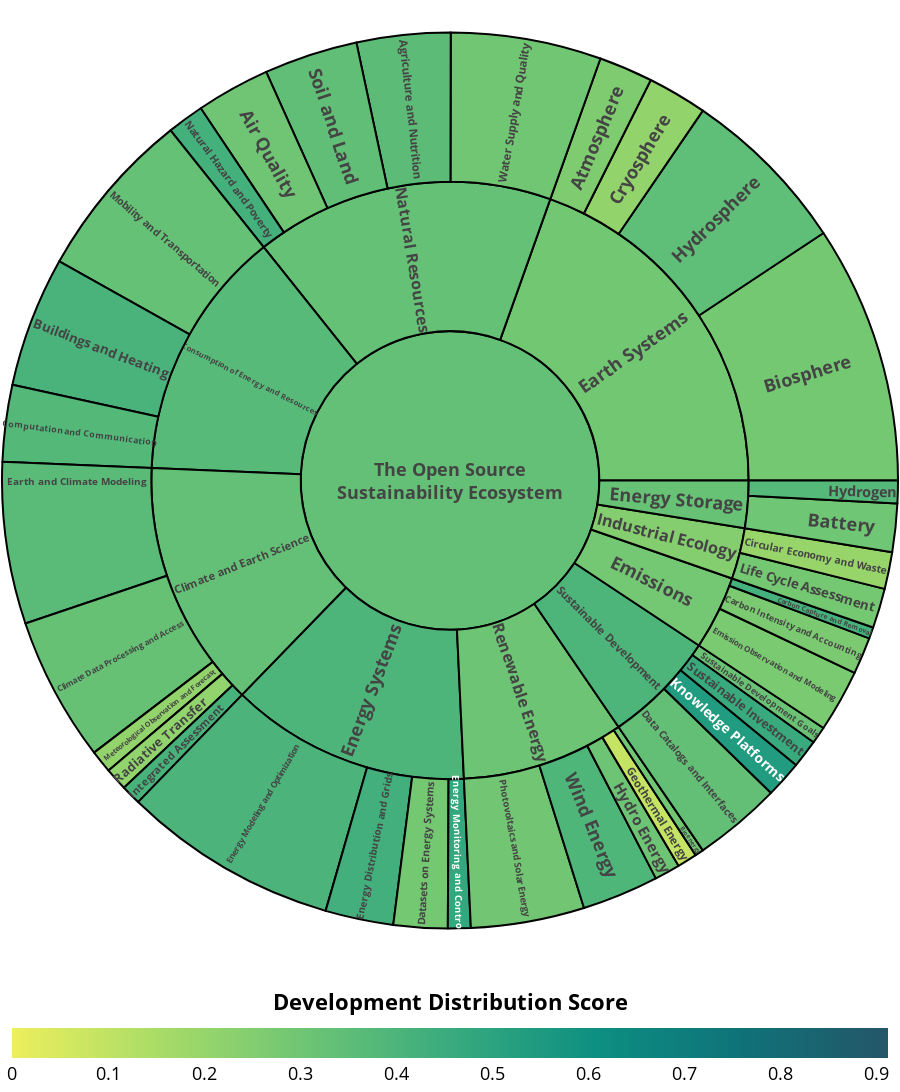

Notebook source saved alongside this figure:
### Markdown cell above
## The Open Source Sustainability Ecosystem

Projects are grouped into fields based on their primary topic of focus. While the boundaries often overlap, these fields help to paint a broad landscape and can provide insight into the ecosystem health and complexity of fields relative to each other. The following sunburst diagram shows the relationship between fields, topics, and projects. The colour represents the {ref}`dds_chapter`.

### Code cell
import numpy as np
import pandas as pd
import plotly.io as pio
import plotly.graph_objects as go
import plotly.express as px
from opensustainTemplate import *

df_active = pd.read_csv("../csv/project_analysis.csv")

color_continuous_scale = px.colors.make_colorscale(["#30b1ce","#ea7070"])
#color_continuous_scale = [[0, "#3b52ff"], [0.5, "#F6157"], [1, "#169485"]]

fig = px.sunburst(
    df_active.assign(
        hole='<b> The Open Source <br> Sustainability Ecosystem </b>'
    ),
    path=["hole", "field_bolt", "topic_bolt", "project_name"],
    maxdepth=3,
    color="development_distribution_score",
    custom_data=["oneliner", "topic", "git_url"],
    color_continuous_scale=px.colors.sequential.Aggrnyl_r,
    #color_continuous_scale=color_continuous_scale,
    #color_continuous_scale=color_continuous_scale, # Diverging colors
    #color_continuous_midpoint=df_active['development_distribution_score'].median(), # Diverging colors
)

fig.update_layout(
    # title="Ecosystem overview",
    coloraxis_colorbar=dict(title='<b> Development Distribution Score </b>',
    orientation='h',
    y=-0.15,
    x=0.5
    ),
    height=1200,
    # width=1000,
    title_x=0.5,
    font_size=18,
    dragmode=False,
    margin=dict(l=2, r=2, b=0, t=10),
    title_font_family="Open Sans",
    font_family="Open Sans",
    font_color="black"
)
fig.update_coloraxes(colorbar_title_side='top')
# animated transitions are currently not implemented when uniformtext is used
fig.update_traces(
    insidetextorientation="radial",
    # texttemplate = '%{label}<br>%{percentRoot:.0%}',
    marker=dict(line=dict(color="#000000", width=2)),
    hovertemplate="<br>".join(
        [   "<b>%{label}</b>",
            "%{customdata[1]}",
            "%{customdata[0]}",
            "%{customdata[2]}",
        ]
    ),
)

config = {'responsive': True, 
            'toImageButtonOptions':{
                # 'width': 2000,
                # 'height': 2000,
                'format': 'svg',
                'filename': 'The_Open_Source_Sustainability_Ecosystem'}}

fig.show(config=config)

### Figure 1 — Plotly figure (JSON) as saved in the notebook; plotly's stock layout.template omitted (floating-point values rounded to 4 significant figures; data arrays with more than 128 entries replaced by an {"elided": "..."} marker saying what was removed)
{"data": [{"branchvalues": "total", "customdata": {"elided": "1025x4 mixed values"}, "domain": {"x": [0, 1], "y": [0, 1]}, "hovertemplate": "<b>%{label}</b><br>%{customdata[1]}<br>%{customdata[0]}<br>%{customdata[2]}", "ids": {"elided": "1025 str values"}, "insidetextorientation": "radial", "labels": {"elided": "1025 str values"}, "marker": {"coloraxis": "coloraxis", "colors": {"elided": "1025 float values"}, "line": {"color": "#000000", "width": 2}}, "maxdepth": 3, "name": "", "parents": {"elided": "1025 str values"}, "type": "sunburst", "values": {"elided": "1025 int values"}}], "layout": {"coloraxis": {"colorbar": {"orientation": "h", "title": {"side": "top", "text": "<b> Development Distribution Score </b>"}, "x": 0.5, "y": -0.15}, "colorscale": [[0, "rgb(237, 239, 93)"], [0.1667, "rgb(169, 220, 103)"], [0.3333, "rgb(110, 197, 116)"], [0.5, "rgb(57, 171, 126)"], [0.6667, "rgb(13, 143, 129)"], [0.8333, "rgb(15, 114, 121)"], [1, "rgb(36, 86, 104)"]]}, "dragmode": false, "font": {"color": "black", "family": "Open Sans", "size": 18}, "height": 1200, "legend": {"tracegroupgap": 0}, "margin": {"b": 0, "l": 2, "r": 2, "t": 10}, "title": {"font": {"family": "Open Sans"}, "x": 0.5}}}
